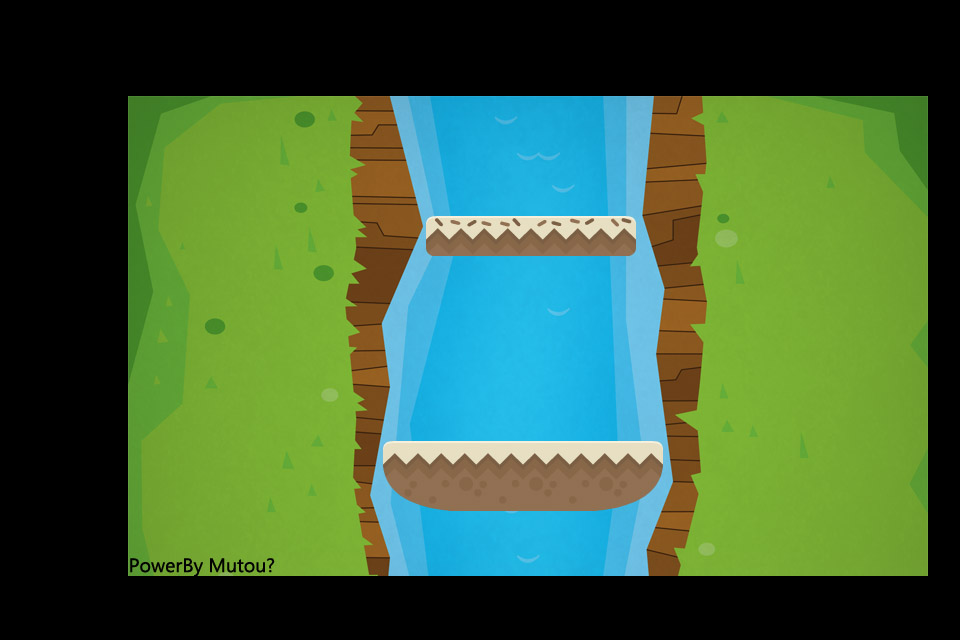

Rendered tile map (Tiled .tmx) drawn with the repository's tilesets; below, a short description and the map source with its tile grids summarised:
An orthogonal 30x20 tile map with 32x32 px tiles, 1 tile layer (bg).

<map version="1.0" orientation="orthogonal" renderorder="right-down" width="30" height="20" tilewidth="32" tileheight="32" nextobjectid="1">
 <tileset firstgid="1" name="bg" tilewidth="32" tileheight="32">
  <image source="bg.jpg" width="800" height="480" />
 </tileset>
 <layer name="bg" width="30" height="20">
  <data>[600 cells, 375 non-empty, 375 distinct tile ids]</data>
 </layer>
</map>
